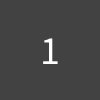
Frame 1 (no input)
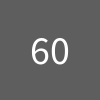
Frame 60 (the mouse pressed at the canvas centre just before this capture)
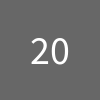
Frame 120 (the mouse held since frame 60 and released just before this capture)

The Processing sketch that drew these frames (run headless with seeded random() and noise(); from frame 60 on, the mouse is pressed at the canvas centre):

// Processing sketch: ej16c_array_colores_COMPLETO
// ── ej16c_array_colores_COMPLETO.pde
//2a. armar un array de 100 posiciones,
//con valores aleatorios de color (0-255)
//--> int grises o color rgb

int numeroPresionado;

//1) declaro el arreglo + determino tamaño
int[] colores = new int[100];
//falta asignar valores!!!

void setup(){
  frameRate(5);  //NO SE HACE
  textSize( 40 );
  textAlign( CENTER, CENTER );
  
  //2) asignar valores a las posiciones del arreglo MANUALMENTE
  colores[0] = 0;
  colores[1] = 100;
  colores[2] = 150;
  colores[3] = 200;
  colores[4] = 220;
  colores[5] = 255;
  //asi sucesivamente...
  
  //lo mismo, pero AUTOMATICAMENTE: recorro mi lista/arreglo con un ciclo for
  for( int i = 0 ; i < 100 ; i++ ){
    colores[i] = int(random(255));
  }
  
}

void draw(){
  // 2b. aplicarlos a una figura que vaya cambiando el color (recorriendo el arreglo).
  
  //3) Utilización / actualización
  background( colores[numeroPresionado] );  //recorrido manualmente con numeros teclado
  
  //solución real al ejercicio
  background( colores[frameCount%100] );
  text( frameCount%100, 50, 50 );
  println( frameCount%100 );
  
}

void keyPressed(){
  numeroPresionado = keyCode-48;
  println(numeroPresionado);
}
